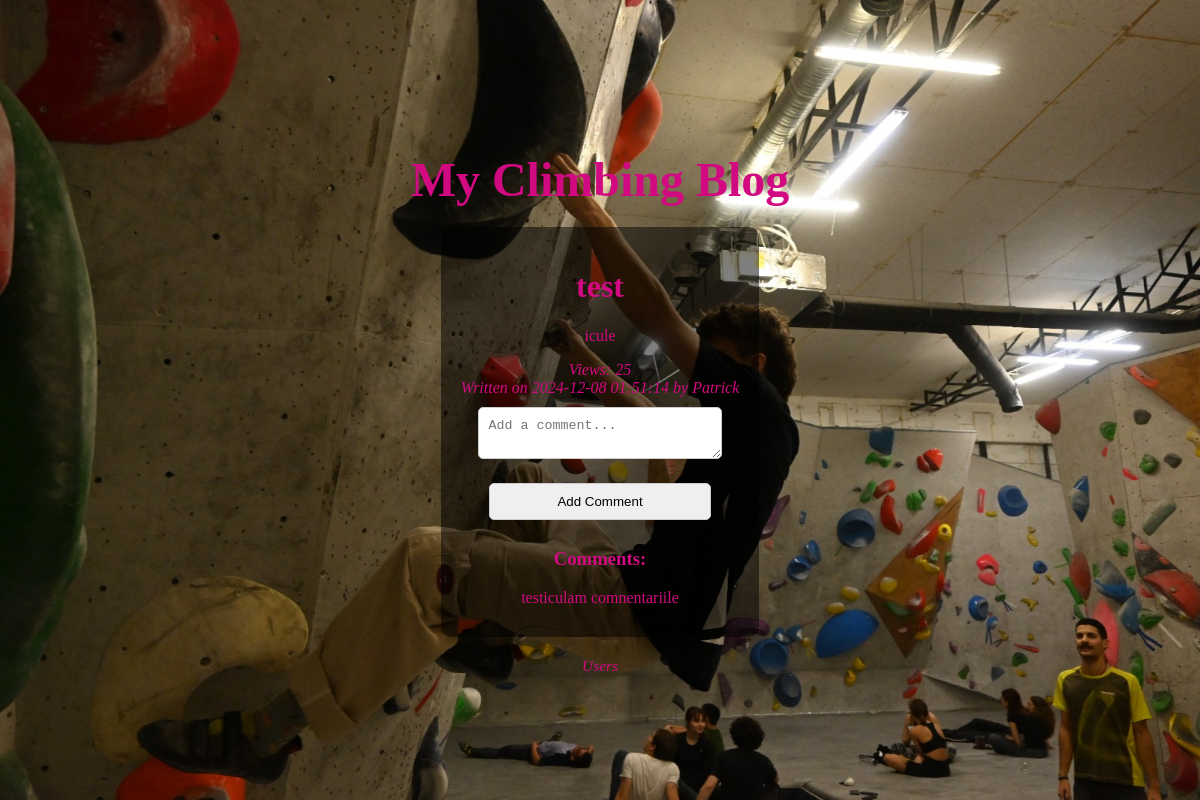
/post/1, run on the app's committed database.
### app.py (models this page shows)
class Post(db.Model):
    id = db.Column(db.Integer, primary_key=True, autoincrement=True)
    user_id = db.Column(db.Integer, db.ForeignKey(User.id))
    posted_by = db.relationship('User')
    comments = db.relationship('Comment')
    posted = db.Column(db.DateTime, nullable=False)
    title = db.Column(db.String(120), nullable=False)
    body = db.Column(db.String(500), nullable=False)
    reads = db.Column(db.Integer, nullable=False, default=0)

class User(db.Model):
    id = db.Column(db.Integer, primary_key=True, autoincrement=True)
    username = db.Column(db.String(80), unique=True, nullable=False)
    email = db.Column(db.String(120), unique=True, nullable=False)
    age = db.Column(db.Integer)

class Comment(db.Model):
    id = db.Column(db.Integer, primary_key=True, autoincrement=True)
    post_id = db.Column(db.Integer, db.ForeignKey(Post.id))
    post = db.relationship('Post')
    body = db.Column(db.String(500), nullable = False)

### app.py (the view)
@app.route('/post/<int:post_id>')
def display_post(post_id):
    found_post = Post.query.filter_by(id=post_id).first()
    found_post.reads += 1
    db.session.commit()
    return render_template('post.html', post=found_post)

### app.py (called while the page is built)
@app.context_processor
def inject_background_image():
    return {'background_image': random.choice(BACKGROUND_IMAGES)}

### templates/post.html (shortened to what this page needs)
{% extends "base.html" %}
{% block content %}
<h1> {{ post.title }} </h1>
<body>
  <p>
    {{ post.body }}
  </p>
  <i>Views: {{ post.reads }}<br/>  Written on {{ post.posted.strftime('%Y-%m-%d %H:%M:%S') }} by {{ post.posted_by.username }} <br/></i>
  <form method="POST" action="{{ url_for('add_comment', post_id=post.id) }}">
    <textarea name="body" placeholder="Add a comment..." required></textarea><br>
    <button type="submit">Add Comment</button>
  </form>
</body>
<h3>Comments:</h3>
<ul>
  {% for comment in post.comments %}
  <li>
    {{comment.body}}
  </li>
  {% endfor %}
</ul>
{% endblock %}

### static/style.css (style rules this page uses)
body { font-family: cursive; color: #d20a82; margin: 0; padding: 0; height: 100vh; display: flex; flex-direction: column; justify-content: center; align-items: center; }
ul { list-style-type: none; margin: 0; padding: 0; }
li { margin: 10px 0; }
input, textarea, button { width: 80%; padding: 10px; margin: 10px 0; border-radius: 5px; border: 1px solid #ccc; }

### data on the page
Post: title "test", body "icule", reads "25", posted "2024-12-08 01:51:14"
User: posted_by.username "Patrick"
Comment: body "testiculam comnentariile"
